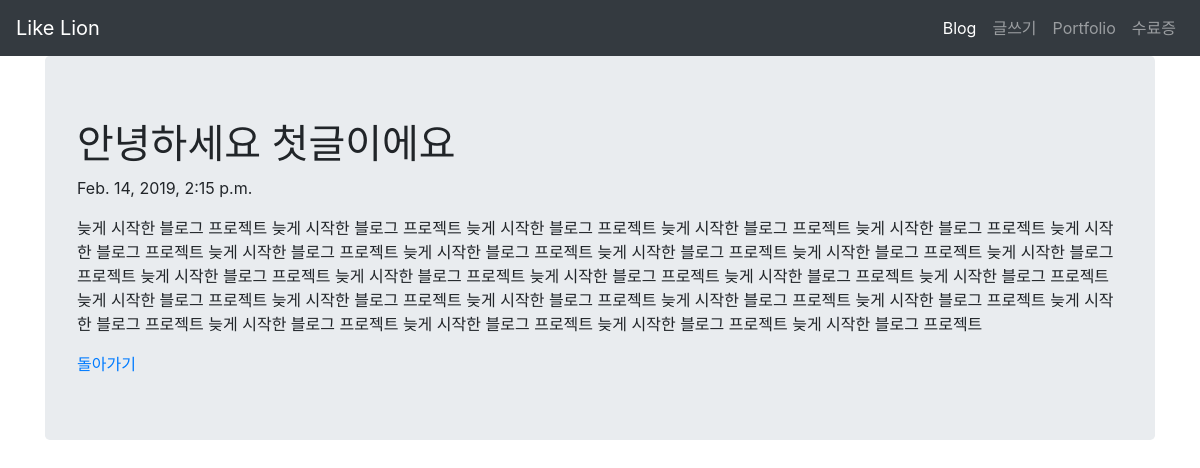
Page /blog/1/ on the committed database.
### blog/models.py (models this page shows, shortened)
class Blog(models.Model):
    title = models.CharField(max_length=200)
    pub_date = models.DateTimeField('date published')
    body = models.TextField()

### blog/views.py (the view)
# urls.py: path('<int:blog_id>/', views.detail, name='detail'),
def detail(request, blog_id):
    blog_detail = get_object_or_404(Blog,pk=blog_id)
    return render(request,'blog/detail.html', {'blog':blog_detail})

### blog/templates/blog/detail.html
{% extends 'base.html' %}
{% block content %}
   <div class = "container jumbotron">
       <h1>{{blog.title}}</h1>
       <p>{{blog.pub_date}}</p>
       <p>{{blog.body}}</p>
       <a href = "{% url 'home' %}">돌아가기</a>
   </div>
   {% endblock %}

### rows in the picture
Blog: title "안녕하세요 첫글이에요", pub_date "Feb. 14, 2019, 2:15 p.m.", body "늦게 시작한 블로그 프로젝트 늦게 시작한 블로그 프로젝트 늦게 시작한 블로그 프로젝트 늦게 시작한 블로그 프로젝트 늦게 시작한 블로그 프로젝트 늦게 시작한 블로그 프로젝트 늦게 시작한 블로그 프로젝트 늦게 시작한 블로그 프로젝트 늦게 시작한 블로그 프로젝트 늦게 시작한 블로그 프로젝트 늦게 시작한 블로그 프로젝트 늦게 시작한 블로그 프로젝트 늦게 시작한 블로그 프로젝트 늦게 시작한 블로그 프로젝트 늦게 시작한 블로그 프로젝트 늦게 시작한 블로그 프로젝트 늦게 시작한 블로그 프로젝트 늦게 시작한 블로그 프로젝트 늦게 시작한 블로그 프로젝트 늦게 시작한 블로그 프로젝트 늦게 시작한 블로그 프로젝트 늦게 시작한 블로그 프로젝트 늦게 시작한 블로그 프로젝트 늦게 시작한 블로그 프로젝트 늦게 시작한 블로그 프로젝트 늦게 시작한 블로그 프로젝트"
